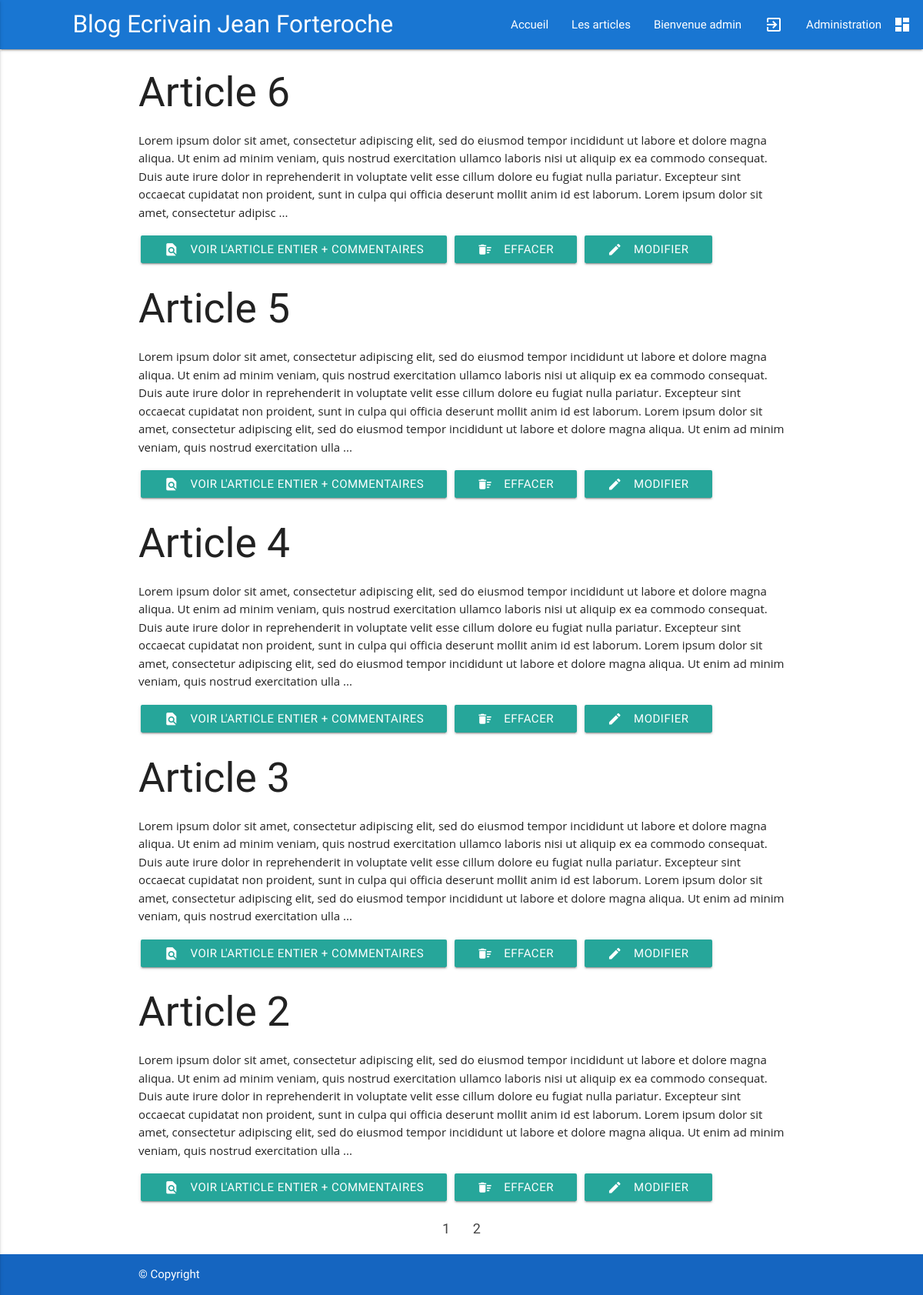
The app's page /index.php?section=admin (signed in) with its own data.
### tables this page shows
CREATE TABLE `posts` (
  `id` int(11) NOT NULL,
  `title` varchar(255) NOT NULL,
  `content` text NOT NULL,
  `publicationDate` datetime NOT NULL
);

### lib/Manager.class.php (called while the page is built, shortened)
<?php
abstract class Manager {
    public function setDb(PDO $db) {
      $this->_db = $db;
    }
}

### lib/postsManager.class.php (called while the page is built, shortened)
<?php
class PostsManager extends Manager {
  public function postsList($offset, $limit) {
    $offset = (int) $offset;
    $limit = (int) $limit;
    $req = $this->_db->prepare("SELECT id, title, content, publicationDate FROM posts ORDER BY publicationDate DESC LIMIT :offset, :limite");
    $req->bindParam(':offset', $offset, PDO::PARAM_INT);
    $req->bindParam(':limite', $limit, PDO::PARAM_INT);
    $req->execute();
    $postsList = $req->fetchAll();
    return $postsList;
  }
  public function countPosts() {
    $req = $this->_db->query("SELECT COUNT(id) FROM posts");
    $numberofPosts = $req->fetch();
    $numberofPosts = $numberofPosts['COUNT(id)'];
    return $numberofPosts;
  }
}

### lib/pagination.class.php (called while the page is built, shortened)
<?php
class Pagination {
	private $_itemPerPage;
	private $_nbOfItems;
	public function hydrate(Array $data) {
		foreach ($data as $key => $value) {
			$method = 'set' . ucfirst($key);
		}
	}
	public function nbOfPages() {
		return ceil($this->_nbOfItems/$this->_itemPerPage);
	}
	public function offset($page) {
		return ($page-1)*$this->_itemPerPage;
	}
	public function limit($offset) {
		return $offset+$this->_itemPerPage;
	}
	public function setItemPerPage($itemPerPage) {
		$itemPerPage = (int) $itemPerPage;
		if($itemPerPage > 0) {
			$this->_itemPerPage = $itemPerPage;
		}
	}
	public function setnbOfItems($nbOfItems) {
		$nbOfItems = (int) $nbOfItems;
		if($nbOfItems > 0) {
			$this->_nbOfItems = $nbOfItems;
		}
	}
}

### view/backend/index.admin.php (the view, shortened to what this page needs)
<?php
  foreach($postsList as $key => $value) {
  ?>
    <div class="container">
      <h2><?= $postsList[$key]['title'] ?></h2>
      <p><?= substr($postsList[$key]['content'], 0, 800) ?>  ...</p>
      <a href="index.php?section=article&id=<?= $postsList[$key]['id'] ?>" class="waves-effect waves-light btn"><i class="material-icons left">find_in_page</i>Voir l'article entier + Commentaires</a>
      <a href="index.php?section=admin&action=deletePost&id=<?= $postsList[$key]['id'] ?>" class="waves-effect waves-light btn"><i class="material-icons left">delete_sweep</i>Effacer</a>
      <a href="index.php?section=admin&action=updatePost&id=<?= $postsList[$key]['id'] ?>" class="waves-effect waves-light btn"><i class="material-icons left">edit</i>Modifier</a>
    </div>
  <?php
  }
$i=1;
  ?>
<ul class="pagination center-align">
 <?php
 while($i <= $pagination_articles->nbOfPages()) {
 	?>
	<li class="waves-effect"><a href="index.php?section=admin&page=<?= $i ?>"><?= $i ?></a></li>
 	<?php
 	$i++;
 }
?>
<?php
  require("view/layout/menu.php");
  require("view/layout/template.php");

### public/css/style.css (style rules this page uses)
body { display: -webkit-box; display: -ms-flexbox; display: flex; min-height: 100vh; -webkit-box-orient: vertical; -webkit-box-direction: normal; -ms-flex-direction: column; flex-direction: column; }
.waves-effect { margin: 0.2em; }

### records on screen
posts: title "Article 6", content "Lorem ipsum dolor sit amet, consectetur adipiscing elit, sed do eiusmod tempor incididunt ut labore et dolore magna aliqua. Ut enim ad minim veniam, quis nostrud exercitation ullamco laboris nisi ut aliquip ex ea commodo consequat. Duis aute irure dolor in reprehenderit in voluptate velit esse cillum dolore eu fugiat nulla pariatur. Excepteur sint occaecat cupidatat non proident, sunt in culpa qui officia deserunt mollit anim id est laborum. Lorem ipsum dolor sit amet, consectetur adipisc"
posts: title "Article 5", content "Lorem ipsum dolor sit amet, consectetur adipiscing elit, sed do eiusmod tempor incididunt ut labore et dolore magna aliqua. Ut enim ad minim veniam, quis nostrud exercitation ullamco laboris nisi ut aliquip ex ea commodo consequat. Duis aute irure dolor in reprehenderit in voluptate velit esse cillum dolore eu fugiat nulla pariatur. Excepteur sint occaecat cupidatat non proident, sunt in culpa qui officia deserunt mollit anim id est laborum. Lorem ipsum dolor sit amet, consectetur adipiscing elit, sed do eiusmod tempor incididunt ut labore et dolore magna aliqua. Ut enim ad minim veniam, quis nostrud exercitation ulla"
posts: title "Article 4", content "Lorem ipsum dolor sit amet, consectetur adipiscing elit, sed do eiusmod tempor incididunt ut labore et dolore magna aliqua. Ut enim ad minim veniam, quis nostrud exercitation ullamco laboris nisi ut aliquip ex ea commodo consequat. Duis aute irure dolor in reprehenderit in voluptate velit esse cillum dolore eu fugiat nulla pariatur. Excepteur sint occaecat cupidatat non proident, sunt in culpa qui officia deserunt mollit anim id est laborum. Lorem ipsum dolor sit amet, consectetur adipiscing elit, sed do eiusmod tempor incididunt ut labore et dolore magna aliqua. Ut enim ad minim veniam, quis nostrud exercitation ulla"
posts: title "Article 3", content "Lorem ipsum dolor sit amet, consectetur adipiscing elit, sed do eiusmod tempor incididunt ut labore et dolore magna aliqua. Ut enim ad minim veniam, quis nostrud exercitation ullamco laboris nisi ut aliquip ex ea commodo consequat. Duis aute irure dolor in reprehenderit in voluptate velit esse cillum dolore eu fugiat nulla pariatur. Excepteur sint occaecat cupidatat non proident, sunt in culpa qui officia deserunt mollit anim id est laborum. Lorem ipsum dolor sit amet, consectetur adipiscing elit, sed do eiusmod tempor incididunt ut labore et dolore magna aliqua. Ut enim ad minim veniam, quis nostrud exercitation ulla"
posts: title "Article 2", content "Lorem ipsum dolor sit amet, consectetur adipiscing elit, sed do eiusmod tempor incididunt ut labore et dolore magna aliqua. Ut enim ad minim veniam, quis nostrud exercitation ullamco laboris nisi ut aliquip ex ea commodo consequat. Duis aute irure dolor in reprehenderit in voluptate velit esse cillum dolore eu fugiat nulla pariatur. Excepteur sint occaecat cupidatat non proident, sunt in culpa qui officia deserunt mollit anim id est laborum. Lorem ipsum dolor sit amet, consectetur adipiscing elit, sed do eiusmod tempor incididunt ut labore et dolore magna aliqua. Ut enim ad minim veniam, quis nostrud exercitation ulla"

### other values on screen
$_SESSION['nickname'] "admin"
